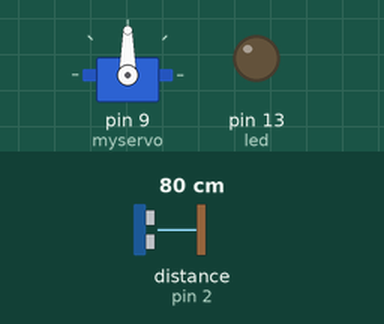
Simulated run of this sketch. Board: Arduino Uno, built with avr-gcc and run on an emulated ATmega328P. Shown: servo, output pins drawn as LEDs (lit = HIGH). Wiring (inferred from the names in the program): ultrasonic range finder: trigger pin 3; echo pin 2. Inputs (shaded band) come from the test bench; at power-on: distance to the obstacle (sensor on pin 2) 80 cm. The echo pulse lasts 58.3 µs per cm; pins used as bus, display or sensor lines are not drawn.

Above: at 0.15 s.
Timing chart, 0 to 1.8 s (numbered marks = the images above):
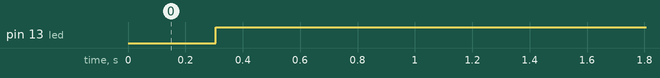

Measured:
- by itself, pin 13 (led): LOW → HIGH at 0.31 s

The sketch:

hc_ser_aut_1_0.ino
```cpp
#include <Servo.h>
 #define echoPin 2
#define trigPin 3
Servo myservo;
int pos ;
int led = 13;
long vrijeme, udaljenost;
void setup() {
   pinMode(trigPin, OUTPUT);
 pinMode(echoPin, INPUT);
  pinMode(led, OUTPUT);
  myservo.attach(9);


}


void udaljenost11()
{
  digitalWrite(trigPin, LOW);
 delayMicroseconds(5);

 digitalWrite(trigPin, HIGH);
 delayMicroseconds(10);

 digitalWrite(trigPin, LOW);
 vrijeme = pulseIn(echoPin, HIGH);

 udaljenost = vrijeme/52;

 delay(100);
 }


void loop()
{


  myservo.write(90);
udaljenost11();
delay(200);

 while (udaljenost>30)
{
 digitalWrite(led, HIGH);
 myservo.write(90);
udaljenost11();


}


}
```
